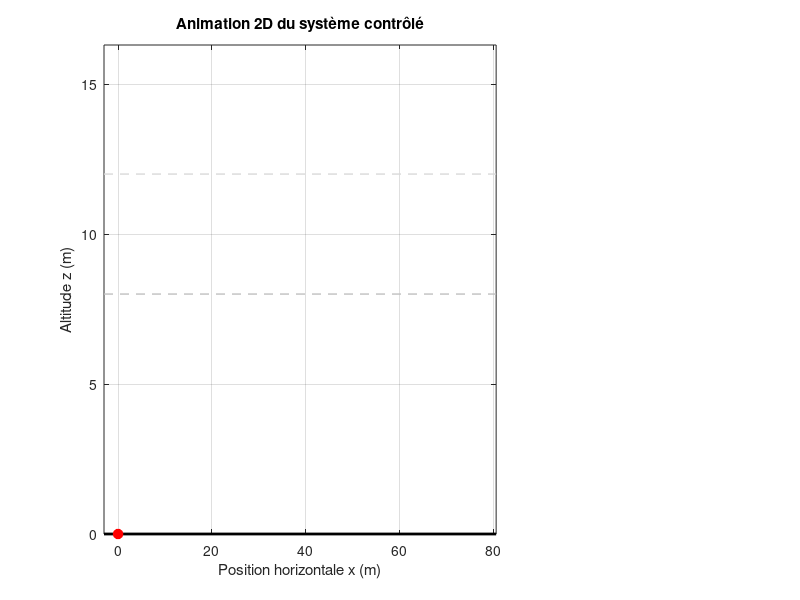

MATLAB code to generate this figure: (Note: this script raises an error after producing the figure.)
% 2D vehicle control with PID and MP4 export.
% This script simulates a simplified 2D vehicle with:
%   - horizontal and vertical translation;
%   - angular motion;
%   - altitude and angle PID control loops;
%   - wind disturbances;
%   - animated visualization and video recording.
%
% Output:
%   - out/videos/controle_2D_PID_animation.mp4
clc; clear; close all;
base_dir = fileparts(mfilename('fullpath'));
project_dir = fileparts(fileparts(base_dir));
videos_dir = fullfile(project_dir, 'out', 'videos');

%% =========================
% PARAMETRES PHYSIQUES
%% =========================
m = 1.5;          % masse (kg)
J = 0.08;         % inertie (kg.m^2)
g = 9.81;         % gravité (m/s^2)

cx = 0.25;        % amortissement horizontal
cz = 0.90;        % amortissement vertical
cth = 0.15;       % amortissement angulaire

L = 1.2;          % longueur visuelle du véhicule

%% =========================
% SIMULATION
%% =========================
dt = 0.01;
Tend = 22;
t = 0:dt:Tend;
N = length(t);

%% =========================
% ETATS
%% =========================
x = zeros(1,N);        % position horizontale
vx = zeros(1,N);       % vitesse horizontale

z = zeros(1,N);        % altitude
vz = zeros(1,N);       % vitesse verticale

theta = zeros(1,N);    % angle (rad)
omega = zeros(1,N);    % vitesse angulaire

%% =========================
% COMMANDES
%% =========================
T = zeros(1,N);        % poussée
M = zeros(1,N);        % couple

%% =========================
% CONSIGNES
%% =========================
z_ref = zeros(1,N);
theta_ref = zeros(1,N);

z_ref(t >= 1)  = 8;                 % monter à 8 m
z_ref(t >= 12) = 12;                % puis à 12 m

theta_ref(t >= 6)  = deg2rad(10);   % inclinaison +10°
theta_ref(t >= 14) = deg2rad(-8);   % inclinaison -8°
theta_ref(t >= 18) = deg2rad(0);    % retour à 0°

%% =========================
% PID ALTITUDE
%% =========================
Kpz = 18;
Kiz = 4;
Kdz = 10;

%% =========================
% PID ANGLE
%% =========================
Kpt = 12;
Kit = 1.5;
Kdt = 4.5;

%% =========================
% VARIABLES PID
%% =========================
ez = zeros(1,N);
eth = zeros(1,N);

int_ez = 0;
int_eth = 0;

ez_prev = 0;
eth_prev = 0;

%% =========================
% PERTURBATIONS DE VENT
%% =========================
wx = zeros(1,N);     % vent horizontal
wz = zeros(1,N);     % vent vertical
wth = zeros(1,N);    % vent angulaire

for k = 1:N
    tk = t(k);

    % Rafale horizontale à droite
    if tk >= 4 && tk < 8
        wx(k) = 2.0;
    end

    % Rafale verticale
    if tk >= 9 && tk < 12
        wz(k) = 2.5;
    end

    % Vent angulaire oscillant
    if tk >= 13 && tk < 18
        wth(k) = 0.05*sin(2*pi*0.8*tk);
    end

    % Rafale horizontale opposée
    if tk >= 18 && tk < 20
        wx(k) = -2.8;
    end
end

%% =========================
% SATURATIONS
%% =========================
Tmin = 0;
Tmax = 45;

Mmin = -6;
Mmax = 6;

%% =========================
% BOUCLE DE SIMULATION
%% =========================
for k = 2:N

    % ----- PID altitude
    ez(k) = z_ref(k) - z(k-1);
    int_ez = int_ez + ez(k)*dt;
    dez = (ez(k) - ez_prev)/dt;

    Teq = m*g / max(cos(theta(k-1)), 0.2);   % compensation poids simple
    T(k) = Teq + Kpz*ez(k) + Kiz*int_ez + Kdz*dez;
    T(k) = min(max(T(k), Tmin), Tmax);

    if T(k) == Tmin || T(k) == Tmax
        int_ez = int_ez - ez(k)*dt;
    end
    ez_prev = ez(k);

    % ----- PID angle
    eth(k) = theta_ref(k) - theta(k-1);
    int_eth = int_eth + eth(k)*dt;
    deth = (eth(k) - eth_prev)/dt;

    M(k) = Kpt*eth(k) + Kit*int_eth + Kdt*deth;
    M(k) = min(max(M(k), Mmin), Mmax);

    if M(k) == Mmin || M(k) == Mmax
        int_eth = int_eth - eth(k)*dt;
    end
    eth_prev = eth(k);

    % ----- Dynamique translationnelle 2D
    ax = (T(k)*sin(theta(k-1)) - cx*vx(k-1) + wx(k)) / m;
    az = (T(k)*cos(theta(k-1)) - m*g - cz*vz(k-1) + wz(k)) / m;

    % ----- Dynamique angulaire
    alpha = (M(k) - cth*omega(k-1) + wth(k)) / J;

    % ----- Intégration Euler
    vx(k) = vx(k-1) + ax*dt;
    x(k) = x(k-1) + vx(k)*dt;

    vz(k) = vz(k-1) + az*dt;
    z(k) = z(k-1) + vz(k)*dt;
    if z(k) < 0
        z(k) = 0;
        vz(k) = 0;
    end

    omega(k) = omega(k-1) + alpha*dt;
    theta(k) = theta(k-1) + omega(k)*dt;
end

%% =========================
% FIGURE
%% =========================
fig = figure('Position',[70 50 1300 800],'Color','w');

% ---------- Animation principale
subplot(2,3,[1 2 4 5]);
hold on; grid on; box on;
title('Animation 2D du système contrôlé');
xlabel('Position horizontale x (m)');
ylabel('Altitude z (m)');

xmin = min(x) - 3;
xmax = max(x) + 3;
zmax = max([z_ref z]) + 4;

xlim([xmin xmax]);
ylim([0 zmax]);

% Sol
plot([xmin xmax], [0 0], 'k', 'LineWidth', 2);

% Consignes d'altitude
plot([xmin xmax], [8 8], '--', 'Color', [0.75 0.75 0.75], 'LineWidth', 1);
plot([xmin xmax], [12 12], '--', 'Color', [0.85 0.85 0.85], 'LineWidth', 1);

% Trace
hTrace = plot(NaN, NaN, 'r--', 'LineWidth', 1.5);

% Corps véhicule
hBody = plot([0 0], [0 0], 'b', 'LineWidth', 4);

% Centre
hCenter = plot(0, 0, 'ro', 'MarkerFaceColor', 'r', 'MarkerSize', 7);

% Flamme
hFlame = plot([0 0], [0 0], 'm', 'LineWidth', 3);

% Vecteur poussée
hThrust = quiver(0, 0, 0, 0, 0, 'Color', [0 0.5 0], 'LineWidth', 2, 'MaxHeadSize', 1.5);

% Vent horizontal visible
nWind = 6;
windY = linspace(1, zmax-1, nWind);
hWind = gobjects(1, nWind);
for i = 1:nWind
    hWind(i) = quiver(xmin + 1, windY(i), 0, 0, 0, ...
        'Color', [0.2 0.7 1], 'LineWidth', 1.5, 'MaxHeadSize', 1.2);
end

% Textes info
txt1 = text(xmax-0.2, zmax-0.5, '', 'HorizontalAlignment','right', 'FontWeight','bold');
txt2 = text(xmax-0.2, zmax-1.3, '', 'HorizontalAlignment','right', 'Color','b');
txt3 = text(xmax-0.2, zmax-2.1, '', 'HorizontalAlignment','right', 'Color','r');
txt4 = text(xmax-0.2, zmax-2.9, '', 'HorizontalAlignment','right', 'Color','m');
txt5 = text(xmax-0.2, zmax-3.7, '', 'HorizontalAlignment','right', 'Color',[0 0.5 0], 'FontWeight','bold');

% ---------- Altitude
subplot(2,3,3);
hold on; grid on; box on;
plot(t, z_ref, '--k', 'LineWidth', 1.5);
hAlt = plot(NaN, NaN, 'b', 'LineWidth', 1.8);
xlabel('Temps (s)');
ylabel('Altitude (m)');
title('Réponse en altitude');
legend('Consigne', 'Altitude', 'Location', 'best');

% ---------- Angle
subplot(2,3,6);
hold on; grid on; box on;
plot(t, rad2deg(theta_ref), '--k', 'LineWidth', 1.5);
hAng = plot(NaN, NaN, 'r', 'LineWidth', 1.8);
xlabel('Temps (s)');
ylabel('\theta (deg)');
title('Réponse angulaire');
legend('Consigne', 'Angle', 'Location', 'best');

%% =========================
% VIDEO MP4
%% =========================
if ~exist(videos_dir, 'dir')
    mkdir(videos_dir);
end

videoPath = fullfile(videos_dir, 'controle_2D_PID_animation.mp4');
vw = VideoWriter(videoPath, 'MPEG-4');
vw.FrameRate = 30;
vw.Quality = 100;
open(vw);

%% =========================
% ANIMATION
%% =========================
step = 4;
xTrace = [];
zTrace = [];

for k = 1:step:N

    xc = x(k);
    zc = z(k);

    % Corps incliné
    x1 = xc - (L/2)*sin(theta(k));
    x2 = xc + (L/2)*sin(theta(k));

    z1 = zc - (L/2)*cos(theta(k));
    z2 = zc + (L/2)*cos(theta(k));

    subplot(2,3,[1 2 4 5]);

    % Corps
    set(hBody, 'XData', [x1 x2], 'YData', [z1 z2]);
    set(hCenter, 'XData', xc, 'YData', zc);

    % Flamme
    flameLength = 0.4 + 0.8*(T(k)/Tmax);
    xf1 = xc + 0.15*sin(theta(k));
    zf1 = zc + 0.15*cos(theta(k));
    xf2 = xc - flameLength*sin(theta(k));
    zf2 = zc - flameLength*cos(theta(k));
    set(hFlame, 'XData', [xf1 xf2], 'YData', [zf1 zf2]);

    % Vecteur poussée
    thrustScale = 0.12;
    uT = thrustScale*T(k)*sin(theta(k));
    vT = thrustScale*T(k)*cos(theta(k));
    set(hThrust, 'XData', xc, 'YData', zc, 'UData', uT, 'VData', vT);

    % Trace
    xTrace = [xTrace xc];
    zTrace = [zTrace zc];
    set(hTrace, 'XData', xTrace, 'YData', zTrace);

    % Vent visible
    meanWind = wx(k);
    windScale = 0.25;
    for i = 1:nWind
        set(hWind(i), ...
            'XData', xmin + 1, ...
            'YData', windY(i), ...
            'UData', windScale*meanWind, ...
            'VData', 0);
    end

    % Texte phase
    if t(k) < 1
        phase = 'Décollage initial';
    elseif t(k) >= 4 && t(k) < 8
        phase = 'Rafale horizontale';
    elseif t(k) >= 9 && t(k) < 12
        phase = 'Rafale verticale';
    elseif t(k) >= 13 && t(k) < 18
        phase = 'Vent angulaire oscillant';
    elseif t(k) >= 18 && t(k) < 20
        phase = 'Rafale opposée';
    else
        phase = 'Suivi PID normal';
    end

    set(txt1, 'String', sprintf('Temps = %.2f s', t(k)));
    set(txt2, 'String', sprintf('x = %.2f m, z = %.2f m', x(k), z(k)));
    set(txt3, 'String', sprintf('v_x = %.2f m/s, v_z = %.2f m/s', vx(k), vz(k)));
    set(txt4, 'String', sprintf('\\theta = %.2f deg | T = %.2f N | M = %.2f N.m', ...
        rad2deg(theta(k)), T(k), M(k)));
    set(txt5, 'String', sprintf('Vent: w_x = %.2f, w_z = %.2f, w_\\theta = %.3f | %s', ...
        wx(k), wz(k), wth(k), phase));

    % Courbes
    subplot(2,3,3);
    set(hAlt, 'XData', t(1:k), 'YData', z(1:k));

    subplot(2,3,6);
    set(hAng, 'XData', t(1:k), 'YData', rad2deg(theta(1:k)));

    drawnow;
    frame = getframe(fig);
    writeVideo(vw, frame);
end

close(vw);

fprintf('\nVidéo enregistrée : %s\n', videoPath);
